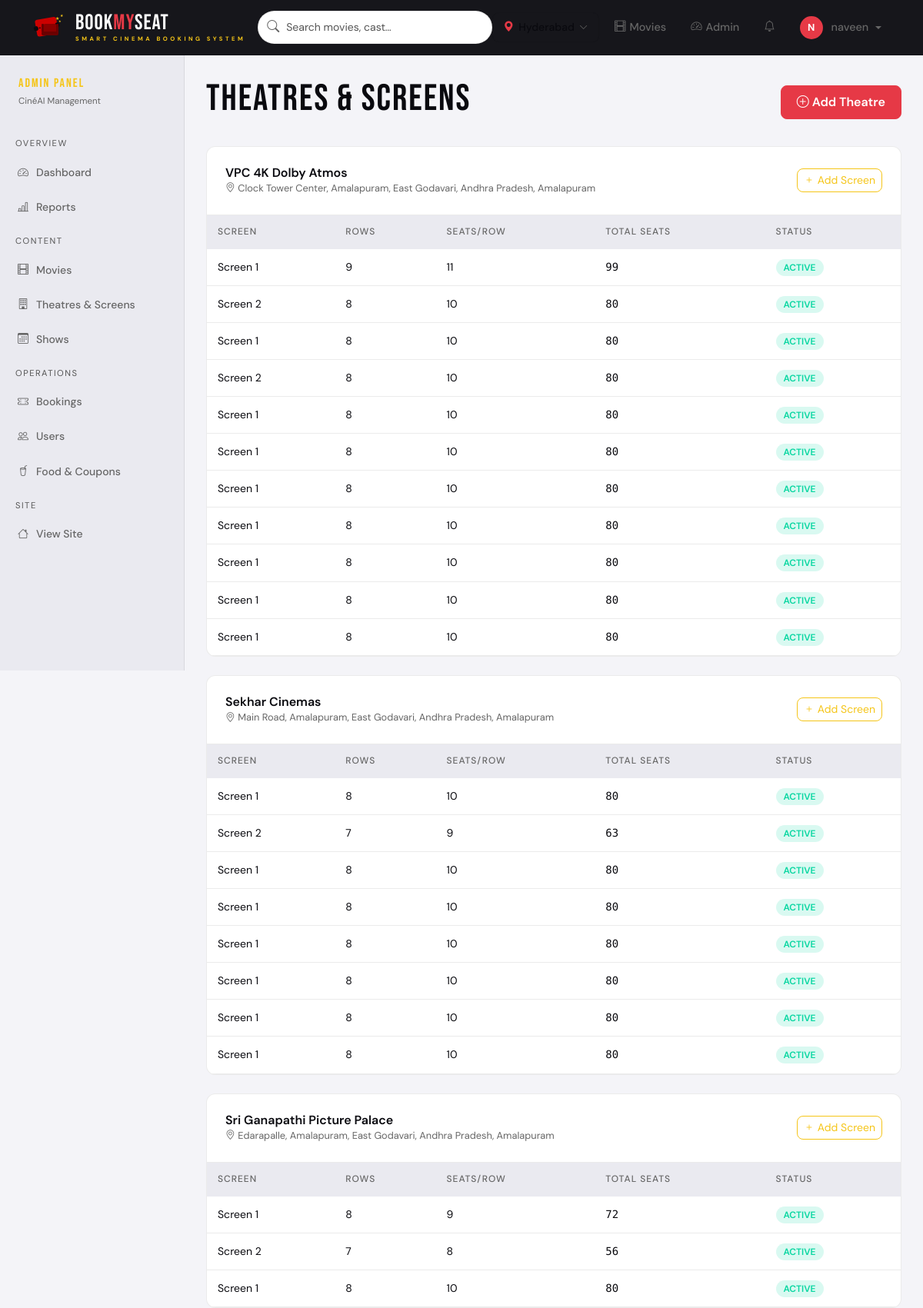
Page /admin-panel/theatres/ (signed in, upper part) on the committed database.
### movies/models.py (models this page shows, shortened)
class Theatre(models.Model):
    name = models.CharField(max_length=200)
    location = models.CharField(max_length=300)
    city = models.CharField(max_length=100)
    is_active = models.BooleanField(default=True)

class Screen(models.Model):
    theatre = models.ForeignKey(Theatre, on_delete=models.CASCADE, related_name='screens')
    name = models.CharField(max_length=50)  # e.g., "Screen 1"
    total_rows = models.PositiveIntegerField(default=8)
    seats_per_row = models.PositiveIntegerField(default=10)
    is_active = models.BooleanField(default=True)
    @property
    def total_seats(self):
        return self.total_rows * self.seats_per_row

### admin_panel/views.py (the view)
# urls.py: path('theatres/', views.theatre_list, name='theatre_list'),
@login_required
@admin_required
def theatre_list(request):
    theatres = Theatre.objects.prefetch_related('screens').all()
    return render(request, 'admin_panel/theatre_list.html', {'theatres': theatres})

### admin_panel/views.py (called while the page is built)
def is_admin(user):
    return user.is_authenticated and (user.is_staff or user.is_superuser)

### templates/admin_panel/theatre_list.html (shortened to what this page needs)
{% extends 'admin_panel/base_admin.html' %}
{% block admin_content %}
<div class="d-flex justify-content-between align-items-center mb-4">
  <h2 style="font-family:var(--font-display);letter-spacing:2px">THEATRES & SCREENS</h2>
  <a href="{% url 'admin_panel:theatre_add' %}" class="btn btn-primary"><i class="bi bi-plus-circle"></i> Add Theatre</a>
</div>
{% for theatre in theatres %}
<div class="admin-table-wrap mb-4">
  <div class="d-flex align-items-center justify-content-between p-4" style="border-bottom:1px solid var(--border)">
    <div>
      <h6 style="margin:0;font-weight:600">{{ theatre.name }}</h6>
      <div style="font-size:.8rem;color:var(--text-muted)"><i class="bi bi-geo-alt"></i> {{ theatre.location }}, {{ theatre.city }}</div>
    </div>
    <a href="{% url 'admin_panel:screen_add' theatre.id %}" class="btn btn-outline-primary btn-sm">
      <i class="bi bi-plus"></i> Add Screen
    </a>
  </div>
  <table class="admin-table">
    <thead><tr><th>Screen</th><th>Rows</th><th>Seats/Row</th><th>Total Seats</th><th>Status</th></tr></thead>
    <tbody>
      {% for screen in theatre.screens.all %}
      <tr>
        <td>{{ screen.name }}</td>
        <td>{{ screen.total_rows }}</td>
        <td>{{ screen.seats_per_row }}</td>
        <td class="mono">{{ screen.total_seats }}</td>
        <td><span class="booking-status status-{% if screen.is_active %}confirmed{% else %}cancelled{% endif %}">{% if screen.is_active %}Active{% else %}Inactive{% endif %}</span></td>
      </tr>
      {% empty %}
      <tr><td colspan="5" class="text-muted text-center py-3">No screens added yet</td></tr>
      {% endfor %}
    </tbody>
  </table>
</div>
{% empty %}
<div class="text-center py-5 text-muted">No theatres yet. <a href="{% url 'admin_panel:theatre_add' %}">Add one</a></div>
{% endfor %}
{% endblock %}

### templates/base.html (shortened to what this page needs)
{% load static %}
<!DOCTYPE html>
<html lang="en" data-theme="{% if request.user.is_authenticated and request.user.profile.dark_mode %}dark{% else %}light{% endif %}">
<head>
  <link href="https://cdn.jsdelivr.net/npm/bootstrap@5.3.2/dist/css/bootstrap.min.css" rel="stylesheet">
  <link href="https://cdn.jsdelivr.net/npm/bootstrap-icons@1.11.3/font/bootstrap-icons.css" rel="stylesheet">
</head>
<body>
<nav class="navbar navbar-expand-lg sticky-top" id="mainNav">
  <div class="container-xl">
    <a class="navbar-brand" href="{% url 'movies:homepage' %}">
      <svg class="brand-logo-svg" width="46" height="46"
           viewBox="0 0 46 46" xmlns="http://www.w3.org/2000/svg">
        <text x="30" y="13" font-size="6" fill="#f5c518">★</text>
        <text x="36" y="9"  font-size="5" fill="#f5c518">★</text>
      </svg>
      <div class="brand-text-wrap">
        <div class="brand-main">
          <span class="w">Book</span><span class="r">My</span><span class="w">Seat</span>
        </div>
        <div class="brand-tagline">Smart Cinema Booking System</div>
      </div>
    </a>
    <div class="collapse navbar-collapse" id="navMenu">
      <div class="nav-search mx-auto">
        <div class="search-wrap">
          <input type="text" id="liveSearch"
                 placeholder="Search movies, cast…" autocomplete="off">
        </div>
      </div>
      <ul class="navbar-nav ms-auto align-items-center gap-2">
        <li class="nav-item">
          <button class="city-selector-btn"
                  onclick="openCityModal()"
                  id="citySelectorBtn">
            <i class="bi bi-geo-alt-fill"></i>
            <span class="city-name" id="selectedCityName">Hyderabad</span>
            <i class="bi bi-chevron-down chevron"></i>
          </button>
        </li>
        <li class="nav-item">
          <a class="nav-link" href="{% url 'movies:homepage' %}">
            <i class="bi bi-film"></i> Movies
          </a>
        </li>
        {% if user.is_authenticated %}
          {% if user.is_staff %}
          <li class="nav-item">
            <a class="nav-link text-warning"
               href="{% url 'admin_panel:dashboard' %}">
              <i class="bi bi-speedometer2"></i> Admin
            </a>
          </li>
          {% endif %}
          <li class="nav-item dropdown">
            <a class="nav-link position-relative"
               href="#" data-bs-toggle="dropdown">
              <i class="bi bi-bell"></i>
            </a>
          </li>
          <li class="nav-item dropdown">
            <a class="nav-link dropdown-toggle user-avatar-btn"
               href="#" data-bs-toggle="dropdown">
              <span class="avatar-circle">
                {{ user.username|first|upper }}
              </span>
              {{ user.username }}
            </a>
          </li>
        {% endif %}
      </ul>
    </div>
  </div>
</nav>
<main>{% block content %}{% endblock %}</main>
</body>
</html>

### rows in the picture
Theatre: name "VPC 4K Dolby Atmos", location "Clock Tower Center, Amalapuram, East Godavari, Andhra Pradesh", city "Amalapuram"
Screen: name "Screen 1", total_rows "9", seats_per_row "11", total_seats "99", is_active "ACTIVE"
Screen: name "Screen 2", total_rows "8", seats_per_row "10", total_seats "80", is_active "ACTIVE"
Screen: name "Screen 1", total_rows "8", seats_per_row "10", total_seats "80", is_active "ACTIVE"
Screen: name "Screen 2", total_rows "8", seats_per_row "10", total_seats "80", is_active "ACTIVE"
Screen: name "Screen 1", total_rows "8", seats_per_row "10", total_seats "80", is_active "ACTIVE"
Screen: name "Screen 1", total_rows "8", seats_per_row "10", total_seats "80", is_active "ACTIVE"
Screen: name "Screen 1", total_rows "8", seats_per_row "10", total_seats "80", is_active "ACTIVE"
Screen: name "Screen 1", total_rows "8", seats_per_row "10", total_seats "80", is_active "ACTIVE"
Screen: name "Screen 1", total_rows "8", seats_per_row "10", total_seats "80", is_active "ACTIVE"
Screen: name "Screen 1", total_rows "8", seats_per_row "10", total_seats "80", is_active "ACTIVE"
Screen: name "Screen 1", total_rows "8", seats_per_row "10", total_seats "80", is_active "ACTIVE"
Theatre: name "Sekhar Cinemas", location "Main Road, Amalapuram, East Godavari, Andhra Pradesh", city "Amalapuram"
Screen: name "Screen 1", total_rows "8", seats_per_row "10", total_seats "80", is_active "ACTIVE"
Screen: name "Screen 2", total_rows "7", seats_per_row "9", total_seats "63", is_active "ACTIVE"
Screen: name "Screen 1", total_rows "8", seats_per_row "10", total_seats "80", is_active "ACTIVE"
Screen: name "Screen 1", total_rows "8", seats_per_row "10", total_seats "80", is_active "ACTIVE"
Screen: name "Screen 1", total_rows "8", seats_per_row "10", total_seats "80", is_active "ACTIVE"
Screen: name "Screen 1", total_rows "8", seats_per_row "10", total_seats "80", is_active "ACTIVE"
Screen: name "Screen 1", total_rows "8", seats_per_row "10", total_seats "80", is_active "ACTIVE"
Screen: name "Screen 1", total_rows "8", seats_per_row "10", total_seats "80", is_active "ACTIVE"
Theatre: name "Sri Ganapathi Picture Palace", location "Edarapalle, Amalapuram, East Godavari, Andhra Pradesh", city "Amalapuram"
Screen: name "Screen 1", total_rows "8", seats_per_row "9", total_seats "72", is_active "ACTIVE"
Screen: name "Screen 2", total_rows "7", seats_per_row "8", total_seats "56", is_active "ACTIVE"
Screen: name "Screen 1", total_rows "8", seats_per_row "10", total_seats "80", is_active "ACTIVE"

### other values in the picture
{{ user.username|first|upper }} "N"
{{ user.username }} "naveen"
